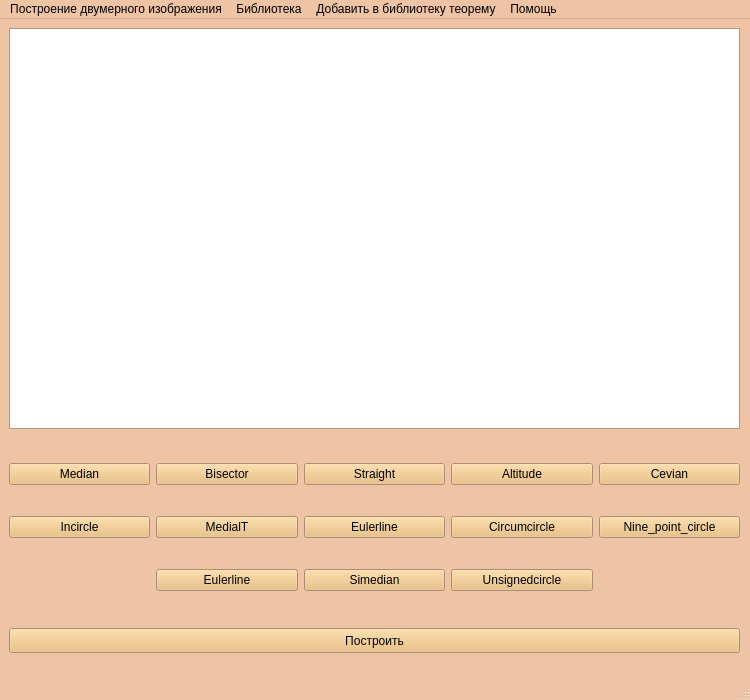
<?xml version="1.0" encoding="UTF-8"?>
<ui version="4.0">
 <class>MainWindow</class>
 <widget class="QMainWindow" name="MainWindow">
  <property name="geometry">
   <rect>
    <x>0</x>
    <y>0</y>
    <width>750</width>
    <height>700</height>
   </rect>
  </property>
  <property name="palette">
   <palette>
    <active>
     <colorrole role="WindowText">
      <brush brushstyle="SolidPattern">
       <color alpha="255">
        <red>0</red>
        <green>0</green>
        <blue>0</blue>
       </color>
      </brush>
     </colorrole>
     <colorrole role="Button">
      <brush brushstyle="SolidPattern">
       <color alpha="255">
        <red>233</red>
        <green>185</green>
        <blue>110</blue>
       </color>
      </brush>
     </colorrole>
     <colorrole role="Light">
      <brush brushstyle="SolidPattern">
       <color alpha="255">
        <red>255</red>
        <green>255</green>
        <blue>255</blue>
       </color>
      </brush>
     </colorrole>
     <colorrole role="Midlight">
      <brush brushstyle="SolidPattern">
       <color alpha="255">
        <red>246</red>
        <green>225</green>
        <blue>209</blue>
       </color>
      </brush>
     </colorrole>
     <colorrole role="Dark">
      <brush brushstyle="SolidPattern">
       <color alpha="255">
        <red>119</red>
        <green>98</green>
        <blue>82</blue>
       </color>
      </brush>
     </colorrole>
     <colorrole role="Mid">
      <brush brushstyle="SolidPattern">
       <color alpha="255">
        <red>159</red>
        <green>131</green>
        <blue>109</blue>
       </color>
      </brush>
     </colorrole>
     <colorrole role="Text">
      <brush brushstyle="SolidPattern">
       <color alpha="255">
        <red>0</red>
        <green>0</green>
        <blue>0</blue>
       </color>
      </brush>
     </colorrole>
     <colorrole role="BrightText">
      <brush brushstyle="SolidPattern">
       <color alpha="255">
        <red>255</red>
        <green>255</green>
        <blue>255</blue>
       </color>
      </brush>
     </colorrole>
     <colorrole role="ButtonText">
      <brush brushstyle="SolidPattern">
       <color alpha="255">
        <red>0</red>
        <green>0</green>
        <blue>0</blue>
       </color>
      </brush>
     </colorrole>
     <colorrole role="Base">
      <brush brushstyle="SolidPattern">
       <color alpha="255">
        <red>255</red>
        <green>255</green>
        <blue>255</blue>
       </color>
      </brush>
     </colorrole>
     <colorrole role="Window">
      <brush brushstyle="SolidPattern">
       <color alpha="255">
        <red>238</red>
        <green>196</green>
        <blue>164</blue>
       </color>
      </brush>
     </colorrole>
     <colorrole role="Shadow">
      <brush brushstyle="SolidPattern">
       <color alpha="255">
        <red>0</red>
        <green>0</green>
        <blue>0</blue>
       </color>
      </brush>
     </colorrole>
     <colorrole role="AlternateBase">
      <brush brushstyle="SolidPattern">
       <color alpha="255">
        <red>246</red>
        <green>225</green>
        <blue>209</blue>
       </color>
      </brush>
     </colorrole>
     <colorrole role="ToolTipBase">
      <brush brushstyle="SolidPattern">
       <color alpha="255">
        <red>255</red>
        <green>255</green>
        <blue>220</blue>
       </color>
      </brush>
     </colorrole>
     <colorrole role="ToolTipText">
      <brush brushstyle="SolidPattern">
       <color alpha="255">
        <red>0</red>
        <green>0</green>
        <blue>0</blue>
       </color>
      </brush>
     </colorrole>
     <colorrole role="PlaceholderText">
      <brush brushstyle="SolidPattern">
       <color alpha="128">
        <red>0</red>
        <green>0</green>
        <blue>0</blue>
       </color>
      </brush>
     </colorrole>
    </active>
    <inactive>
     <colorrole role="WindowText">
      <brush brushstyle="SolidPattern">
       <color alpha="255">
        <red>0</red>
        <green>0</green>
        <blue>0</blue>
       </color>
      </brush>
     </colorrole>
     <colorrole role="Button">
      <brush brushstyle="SolidPattern">
       <color alpha="255">
        <red>233</red>
        <green>185</green>
        <blue>110</blue>
       </color>
      </brush>
     </colorrole>
     <colorrole role="Light">
      <brush brushstyle="SolidPattern">
       <color alpha="255">
        <red>255</red>
        <green>255</green>
        <blue>255</blue>
       </color>
      </brush>
     </colorrole>
     <colorrole role="Midlight">
      <brush brushstyle="SolidPattern">
       <color alpha="255">
        <red>246</red>
        <green>225</green>
        <blue>209</blue>
       </color>
      </brush>
     </colorrole>
     <colorrole role="Dark">
      <brush brushstyle="SolidPattern">
       <color alpha="255">
        <red>119</red>
        <green>98</green>
        <blue>82</blue>
       </color>
      </brush>
     </colorrole>
     <colorrole role="Mid">
      <brush brushstyle="SolidPattern">
       <color alpha="255">
        <red>159</red>
        <green>131</green>
        <blue>109</blue>
       </color>
      </brush>
     </colorrole>
     <colorrole role="Text">
      <brush brushstyle="SolidPattern">
       <color alpha="255">
        <red>0</red>
        <green>0</green>
        <blue>0</blue>
       </color>
      </brush>
     </colorrole>
     <colorrole role="BrightText">
      <brush brushstyle="SolidPattern">
       <color alpha="255">
        <red>255</red>
        <green>255</green>
        <blue>255</blue>
       </color>
      </brush>
     </colorrole>
     <colorrole role="ButtonText">
      <brush brushstyle="SolidPattern">
       <color alpha="255">
        <red>0</red>
        <green>0</green>
        <blue>0</blue>
       </color>
      </brush>
     </colorrole>
     <colorrole role="Base">
      <brush brushstyle="SolidPattern">
       <color alpha="255">
        <red>255</red>
        <green>255</green>
        <blue>255</blue>
       </color>
      </brush>
     </colorrole>
     <colorrole role="Window">
      <brush brushstyle="SolidPattern">
       <color alpha="255">
        <red>238</red>
        <green>196</green>
        <blue>164</blue>
       </color>
      </brush>
     </colorrole>
     <colorrole role="Shadow">
      <brush brushstyle="SolidPattern">
       <color alpha="255">
        <red>0</red>
        <green>0</green>
        <blue>0</blue>
       </color>
      </brush>
     </colorrole>
     <colorrole role="AlternateBase">
      <brush brushstyle="SolidPattern">
       <color alpha="255">
        <red>246</red>
        <green>225</green>
        <blue>209</blue>
       </color>
      </brush>
     </colorrole>
     <colorrole role="ToolTipBase">
      <brush brushstyle="SolidPattern">
       <color alpha="255">
        <red>255</red>
        <green>255</green>
        <blue>220</blue>
       </color>
      </brush>
     </colorrole>
     <colorrole role="ToolTipText">
      <brush brushstyle="SolidPattern">
       <color alpha="255">
        <red>0</red>
        <green>0</green>
        <blue>0</blue>
       </color>
      </brush>
     </colorrole>
     <colorrole role="PlaceholderText">
      <brush brushstyle="SolidPattern">
       <color alpha="128">
        <red>0</red>
        <green>0</green>
        <blue>0</blue>
       </color>
      </brush>
     </colorrole>
    </inactive>
    <disabled>
     <colorrole role="WindowText">
      <brush brushstyle="SolidPattern">
       <color alpha="255">
        <red>119</red>
        <green>98</green>
        <blue>82</blue>
       </color>
      </brush>
     </colorrole>
     <colorrole role="Button">
      <brush brushstyle="SolidPattern">
       <color alpha="255">
        <red>233</red>
        <green>185</green>
        <blue>110</blue>
       </color>
      </brush>
     </colorrole>
     <colorrole role="Light">
      <brush brushstyle="SolidPattern">
       <color alpha="255">
        <red>255</red>
        <green>255</green>
        <blue>255</blue>
       </color>
      </brush>
     </colorrole>
     <colorrole role="Midlight">
      <brush brushstyle="SolidPattern">
       <color alpha="255">
        <red>246</red>
        <green>225</green>
        <blue>209</blue>
       </color>
      </brush>
     </colorrole>
     <colorrole role="Dark">
      <brush brushstyle="SolidPattern">
       <color alpha="255">
        <red>119</red>
        <green>98</green>
        <blue>82</blue>
       </color>
      </brush>
     </colorrole>
     <colorrole role="Mid">
      <brush brushstyle="SolidPattern">
       <color alpha="255">
        <red>159</red>
        <green>131</green>
        <blue>109</blue>
       </color>
      </brush>
     </colorrole>
     <colorrole role="Text">
      <brush brushstyle="SolidPattern">
       <color alpha="255">
        <red>119</red>
        <green>98</green>
        <blue>82</blue>
       </color>
      </brush>
     </colorrole>
     <colorrole role="BrightText">
      <brush brushstyle="SolidPattern">
       <color alpha="255">
        <red>255</red>
        <green>255</green>
        <blue>255</blue>
       </color>
      </brush>
     </colorrole>
     <colorrole role="ButtonText">
      <brush brushstyle="SolidPattern">
       <color alpha="255">
        <red>119</red>
        <green>98</green>
        <blue>82</blue>
       </color>
      </brush>
     </colorrole>
     <colorrole role="Base">
      <brush brushstyle="SolidPattern">
       <color alpha="255">
        <red>238</red>
        <green>196</green>
        <blue>164</blue>
       </color>
      </brush>
     </colorrole>
     <colorrole role="Window">
      <brush brushstyle="SolidPattern">
       <color alpha="255">
        <red>238</red>
        <green>196</green>
        <blue>164</blue>
       </color>
      </brush>
     </colorrole>
     <colorrole role="Shadow">
      <brush brushstyle="SolidPattern">
       <color alpha="255">
        <red>0</red>
        <green>0</green>
        <blue>0</blue>
       </color>
      </brush>
     </colorrole>
     <colorrole role="AlternateBase">
      <brush brushstyle="SolidPattern">
       <color alpha="255">
        <red>238</red>
        <green>196</green>
        <blue>164</blue>
       </color>
      </brush>
     </colorrole>
     <colorrole role="ToolTipBase">
      <brush brushstyle="SolidPattern">
       <color alpha="255">
        <red>255</red>
        <green>255</green>
        <blue>220</blue>
       </color>
      </brush>
     </colorrole>
     <colorrole role="ToolTipText">
      <brush brushstyle="SolidPattern">
       <color alpha="255">
        <red>0</red>
        <green>0</green>
        <blue>0</blue>
       </color>
      </brush>
     </colorrole>
     <colorrole role="PlaceholderText">
      <brush brushstyle="SolidPattern">
       <color alpha="128">
        <red>0</red>
        <green>0</green>
        <blue>0</blue>
       </color>
      </brush>
     </colorrole>
    </disabled>
   </palette>
  </property>
  <property name="windowTitle">
   <string>MainWindow</string>
  </property>
  <widget class="QWidget" name="centralwidget">
   <layout class="QHBoxLayout" name="horizontalLayout">
    <item>
     <widget class="QWidget" name="widget" native="true">
      <widget class="QWidget" name="gridLayoutWidget">
       <property name="geometry">
        <rect>
         <x>0</x>
         <y>410</y>
         <width>731</width>
         <height>181</height>
        </rect>
       </property>
       <layout class="QGridLayout" name="gridLayout">
        <item row="1" column="4">
         <widget class="QPushButton" name="pushButton_11">
          <property name="text">
           <string>Circumcircle</string>
          </property>
          <attribute name="buttonGroup">
           <string notr="true">clava</string>
          </attribute>
         </widget>
        </item>
        <item row="1" column="2">
         <widget class="QPushButton" name="pushButton_5">
          <property name="text">
           <string>MedialT</string>
          </property>
          <attribute name="buttonGroup">
           <string notr="true">clava</string>
          </attribute>
         </widget>
        </item>
        <item row="0" column="5">
         <widget class="QPushButton" name="pushButton_13">
          <property name="text">
           <string>Сevian</string>
          </property>
          <attribute name="buttonGroup">
           <string notr="true">clava</string>
          </attribute>
         </widget>
        </item>
        <item row="0" column="2">
         <widget class="QPushButton" name="pushButton_4">
          <property name="text">
           <string>Bisector</string>
          </property>
          <attribute name="buttonGroup">
           <string notr="true">clava</string>
          </attribute>
         </widget>
        </item>
        <item row="1" column="3">
         <widget class="QPushButton" name="pushButton_8">
          <property name="text">
           <string>Eulerline</string>
          </property>
          <attribute name="buttonGroup">
           <string notr="true">clava</string>
          </attribute>
         </widget>
        </item>
        <item row="0" column="3">
         <widget class="QPushButton" name="pushButton_7">
          <property name="text">
           <string>Straight</string>
          </property>
          <attribute name="buttonGroup">
           <string notr="true">clava</string>
          </attribute>
         </widget>
        </item>
        <item row="0" column="1">
         <widget class="QPushButton" name="pushButton">
          <property name="text">
           <string>Median</string>
          </property>
          <attribute name="buttonGroup">
           <string notr="true">clava</string>
          </attribute>
         </widget>
        </item>
        <item row="1" column="5">
         <widget class="QPushButton" name="pushButton_14">
          <property name="text">
           <string>Nine_point_circle</string>
          </property>
          <attribute name="buttonGroup">
           <string notr="true">clava</string>
          </attribute>
         </widget>
        </item>
        <item row="0" column="4">
         <widget class="QPushButton" name="pushButton_10">
          <property name="text">
           <string>Altitude</string>
          </property>
          <attribute name="buttonGroup">
           <string notr="true">clava</string>
          </attribute>
         </widget>
        </item>
        <item row="1" column="1">
         <widget class="QPushButton" name="pushButton_2">
          <property name="text">
           <string>Incircle</string>
          </property>
          <attribute name="buttonGroup">
           <string notr="true">clava</string>
          </attribute>
         </widget>
        </item>
        <item row="2" column="4">
         <widget class="QPushButton" name="pushButton_9">
          <property name="text">
           <string>Unsignedcircle</string>
          </property>
          <attribute name="buttonGroup">
           <string notr="true">clava</string>
          </attribute>
         </widget>
        </item>
        <item row="2" column="3">
         <widget class="QPushButton" name="pushButton_6">
          <property name="text">
           <string>Simedian</string>
          </property>
          <attribute name="buttonGroup">
           <string notr="true">clava</string>
          </attribute>
         </widget>
        </item>
        <item row="2" column="2">
         <widget class="QPushButton" name="pushButton_3">
          <property name="text">
           <string>Eulerline</string>
          </property>
          <attribute name="buttonGroup">
           <string notr="true">clava</string>
          </attribute>
         </widget>
        </item>
       </layout>
      </widget>
      <widget class="QTextEdit" name="textEdit">
       <property name="geometry">
        <rect>
         <x>0</x>
         <y>0</y>
         <width>731</width>
         <height>401</height>
        </rect>
       </property>
      </widget>
      <widget class="QPushButton" name="pushButton_12">
       <property name="geometry">
        <rect>
         <x>0</x>
         <y>600</y>
         <width>731</width>
         <height>25</height>
        </rect>
       </property>
       <property name="text">
        <string>Построить</string>
       </property>
      </widget>
     </widget>
    </item>
   </layout>
  </widget>
  <widget class="QMenuBar" name="menubar">
   <property name="geometry">
    <rect>
     <x>0</x>
     <y>0</y>
     <width>750</width>
     <height>22</height>
    </rect>
   </property>
   <widget class="QMenu" name="menu">
    <property name="title">
     <string>Библиотека</string>
    </property>
   </widget>
   <widget class="QMenu" name="menu_2">
    <property name="title">
     <string>Построение двумерного изображения</string>
    </property>
   </widget>
   <widget class="QMenu" name="menu_3">
    <property name="title">
     <string>Добавить в библиотеку теорему</string>
    </property>
   </widget>
   <widget class="QMenu" name="menu_4">
    <property name="title">
     <string>Помощь</string>
    </property>
   </widget>
   <addaction name="menu_2"/>
   <addaction name="menu"/>
   <addaction name="menu_3"/>
   <addaction name="menu_4"/>
  </widget>
  <widget class="QStatusBar" name="statusbar"/>
  <action name="action">
   <property name="text">
    <string>Геометрические доказательства</string>
   </property>
  </action>
  <action name="action_2">
   <property name="text">
    <string/>
   </property>
  </action>
 </widget>
 <resources/>
 <connections/>
 <buttongroups>
  <buttongroup name="clava"/>
 </buttongroups>
</ui>
